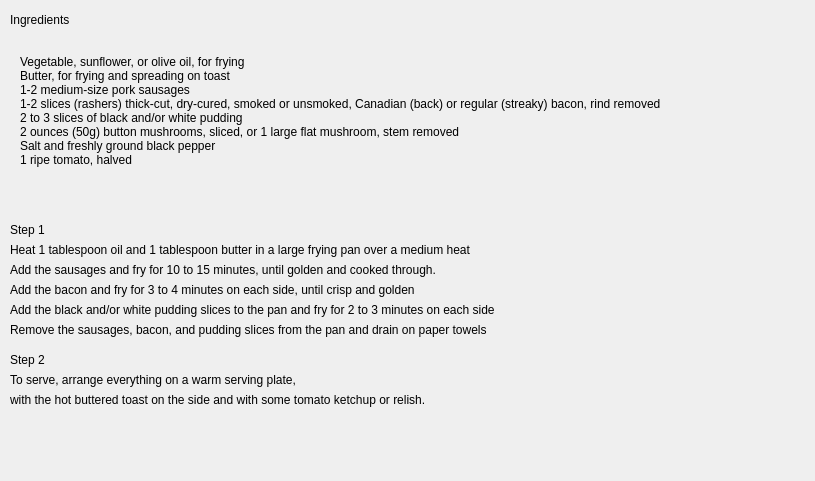
<?xml version="1.0" encoding="UTF-8"?>
<ui version="4.0">
 <class>fry</class>
 <widget class="QDialog" name="fry">
  <property name="geometry">
   <rect>
    <x>0</x>
    <y>0</y>
    <width>815</width>
    <height>481</height>
   </rect>
  </property>
  <property name="windowTitle">
   <string>Dialog</string>
  </property>
  <widget class="QLabel" name="label">
   <property name="geometry">
    <rect>
     <x>10</x>
     <y>10</y>
     <width>111</width>
     <height>20</height>
    </rect>
   </property>
   <property name="text">
    <string>Ingredients</string>
   </property>
  </widget>
  <widget class="QLabel" name="label_2">
   <property name="geometry">
    <rect>
     <x>20</x>
     <y>30</y>
     <width>801</width>
     <height>161</height>
    </rect>
   </property>
   <property name="text">
    <string>Vegetable, sunflower, or olive oil, for frying
Butter, for frying and spreading on toast
1-2 medium-size pork sausages
1-2 slices (rashers) thick-cut, dry-cured, smoked or unsmoked, Canadian (back) or regular (streaky) bacon, rind removed
2 to 3 slices of black and/or white pudding
2 ounces (50g) button mushrooms, sliced, or 1 large flat mushroom, stem removed
Salt and freshly ground black pepper
1 ripe tomato, halved</string>
   </property>
  </widget>
  <widget class="QLabel" name="label_3">
   <property name="geometry">
    <rect>
     <x>0</x>
     <y>150</y>
     <width>791</width>
     <height>31</height>
    </rect>
   </property>
   <property name="text">
    <string/>
   </property>
  </widget>
  <widget class="QLabel" name="label_4">
   <property name="geometry">
    <rect>
     <x>10</x>
     <y>220</y>
     <width>63</width>
     <height>20</height>
    </rect>
   </property>
   <property name="text">
    <string>Step 1</string>
   </property>
  </widget>
  <widget class="QLabel" name="label_5">
   <property name="geometry">
    <rect>
     <x>10</x>
     <y>240</y>
     <width>1291</width>
     <height>20</height>
    </rect>
   </property>
   <property name="text">
    <string>Heat 1 tablespoon oil and 1 tablespoon butter in a large frying pan over a medium heat</string>
   </property>
  </widget>
  <widget class="QLabel" name="label_6">
   <property name="geometry">
    <rect>
     <x>10</x>
     <y>260</y>
     <width>761</width>
     <height>20</height>
    </rect>
   </property>
   <property name="text">
    <string>Add the sausages and fry for 10 to 15 minutes, until golden and cooked through.</string>
   </property>
  </widget>
  <widget class="QLabel" name="label_7">
   <property name="geometry">
    <rect>
     <x>10</x>
     <y>280</y>
     <width>631</width>
     <height>20</height>
    </rect>
   </property>
   <property name="text">
    <string>Add the bacon and fry for 3 to 4 minutes on each side, until crisp and golden</string>
   </property>
  </widget>
  <widget class="QLabel" name="label_8">
   <property name="geometry">
    <rect>
     <x>10</x>
     <y>300</y>
     <width>681</width>
     <height>20</height>
    </rect>
   </property>
   <property name="text">
    <string>Add the black and/or white pudding slices to the pan and fry for 2 to 3 minutes on each side</string>
   </property>
  </widget>
  <widget class="QLabel" name="label_9">
   <property name="geometry">
    <rect>
     <x>10</x>
     <y>320</y>
     <width>671</width>
     <height>20</height>
    </rect>
   </property>
   <property name="text">
    <string>Remove the sausages, bacon, and pudding slices from the pan and drain on paper towels</string>
   </property>
  </widget>
  <widget class="QLabel" name="label_10">
   <property name="geometry">
    <rect>
     <x>10</x>
     <y>350</y>
     <width>63</width>
     <height>20</height>
    </rect>
   </property>
   <property name="text">
    <string>Step 2</string>
   </property>
  </widget>
  <widget class="QLabel" name="label_11">
   <property name="geometry">
    <rect>
     <x>-10</x>
     <y>370</y>
     <width>831</width>
     <height>20</height>
    </rect>
   </property>
   <property name="text">
    <string/>
   </property>
  </widget>
  <widget class="QLabel" name="label_12">
   <property name="geometry">
    <rect>
     <x>10</x>
     <y>370</y>
     <width>511</width>
     <height>20</height>
    </rect>
   </property>
   <property name="text">
    <string>To serve, arrange everything on a warm serving plate,</string>
   </property>
  </widget>
  <widget class="QLabel" name="label_13">
   <property name="geometry">
    <rect>
     <x>10</x>
     <y>390</y>
     <width>621</width>
     <height>20</height>
    </rect>
   </property>
   <property name="text">
    <string>with the hot buttered toast on the side and with some tomato ketchup or relish.</string>
   </property>
  </widget>
  <widget class="QLabel" name="label_14">
   <property name="geometry">
    <rect>
     <x>0</x>
     <y>0</y>
     <width>831</width>
     <height>521</height>
    </rect>
   </property>
   <property name="styleSheet">
    <string notr="true">#label_14{
border-image: url(:/QTImages/background3.jpg);
}</string>
   </property>
   <property name="text">
    <string/>
   </property>
  </widget>
  <zorder>label_14</zorder>
  <zorder>label</zorder>
  <zorder>label_2</zorder>
  <zorder>label_3</zorder>
  <zorder>label_4</zorder>
  <zorder>label_5</zorder>
  <zorder>label_6</zorder>
  <zorder>label_7</zorder>
  <zorder>label_8</zorder>
  <zorder>label_9</zorder>
  <zorder>label_10</zorder>
  <zorder>label_11</zorder>
  <zorder>label_12</zorder>
  <zorder>label_13</zorder>
 </widget>
 <resources/>
 <connections/>
</ui>
